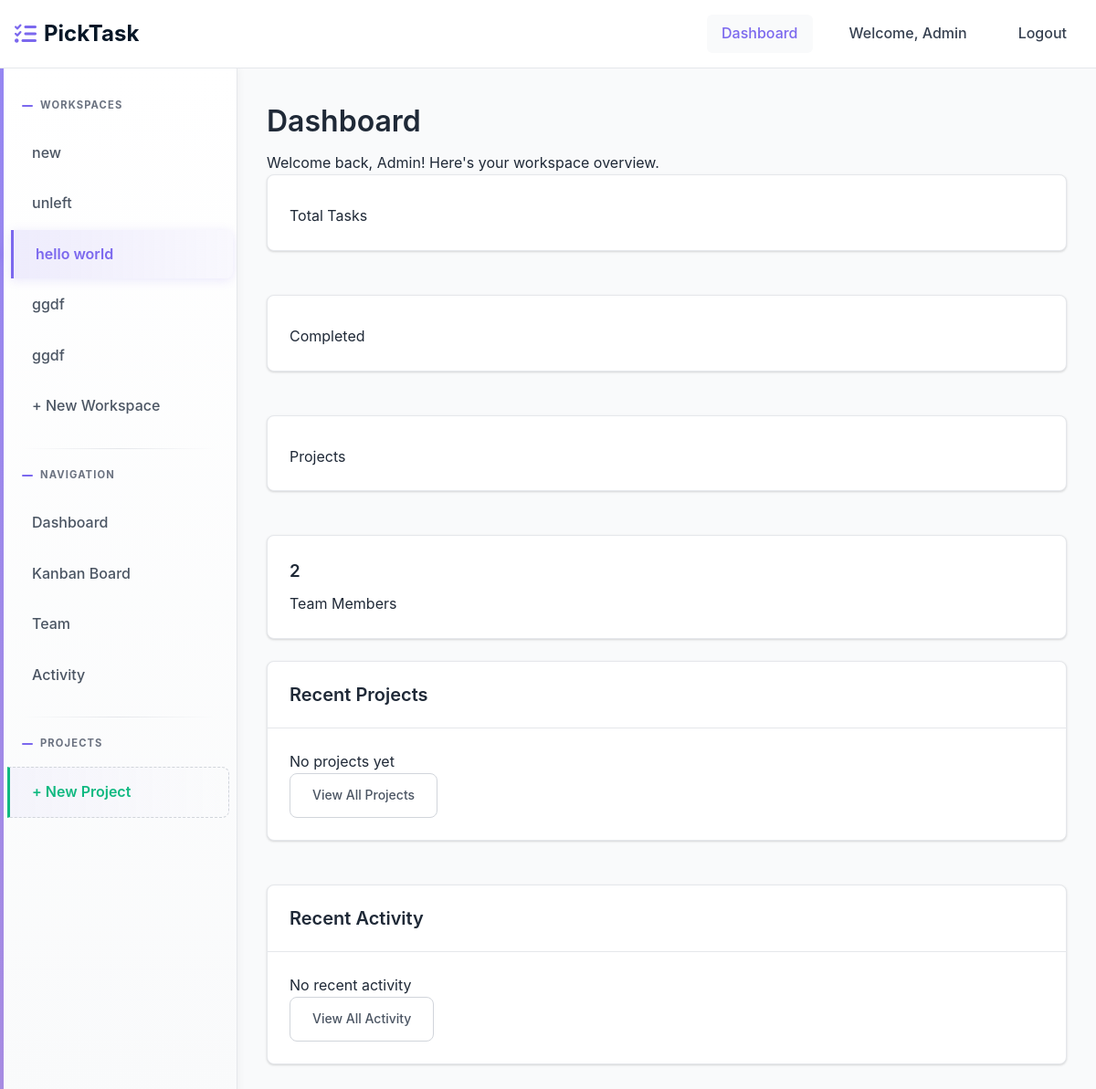
The page /workspace/ (signed in) on the database its author committed.
### home/models.py (models this page shows)
class User(AbstractUser):
    full_name = models.CharField(max_length=255, blank=True, null=True)
    created_at = models.DateTimeField(auto_now_add=True)

### workspace/models.py (models this page shows, shortened)
class Membership(models.Model):
    ROLE_CHOICES = [
        ('admin', 'Admin'),
        ('member', 'Member'),
    ]
    user = models.ForeignKey(settings.AUTH_USER_MODEL, on_delete=models.CASCADE, related_name='memberships')
    workspace = models.ForeignKey(Workspace, on_delete=models.CASCADE, related_name='memberships')
    role = models.CharField(max_length=20, choices=ROLE_CHOICES, default='member')
    joined_at = models.DateTimeField(auto_now_add=True)
    class Meta:
        unique_together = ['user', 'workspace']
        ordering = ['-joined_at']

class Workspace(models.Model):
    name = models.CharField(max_length=255)
    created_by = models.ForeignKey(settings.AUTH_USER_MODEL, on_delete=models.CASCADE, related_name='workspaces_created')
    created_at = models.DateTimeField(auto_now_add=True)
    class Meta:
        ordering = ['-created_at']

### workspace/views.py (the view, shortened to what this page needs)
# urls.py: path('', dashboard, name='home'),
@login_required
def dashboard(request):
    current_workspace = getattr(request, 'current_workspace', None)
    context = {}
    return render(request, 'workspace/dashboard.html', context)

### templates/workspace/dashboard.html (shortened to what this page needs)
{% extends 'base.html' %}
{% load static %}
{% block content %}
<div class="dashboard-header">
    <h1>Dashboard</h1>
    <p>Welcome back, {{ user.username }}! Here's your workspace overview.</p>
</div>
{% if current_workspace %}
<div class="grid grid-cols-1 md:grid-cols-4 gap-6 mb-8">
    <div class="card">
        <div class="card-body text-center">
            <p class="text-gray-600">Total Tasks</p>
        </div>
    </div>
    <div class="card">
        <div class="card-body text-center">
            <p class="text-gray-600">Completed</p>
        </div>
    </div>
    <div class="card">
        <div class="card-body text-center">
            <p class="text-gray-600">Projects</p>
        </div>
    </div>
    <div class="card">
        <div class="card-body text-center">
            <h3 class="text-3xl font-bold text-secondary">{{ current_workspace.memberships.count }}</h3>
            <p class="text-gray-600">Team Members</p>
        </div>
    </div>
</div>
<div class="grid grid-cols-1 lg:grid-cols-2 gap-8">
    <div class="card">
        <div class="card-header">
            <h2 class="card-title">Recent Projects</h2>
        </div>
        <div class="card-body">
            {% for project in projects %}
            <div class="project-item p-4 border-b border-gray-200 last:border-b-0">
                <div class="flex items-center justify-between">
                    <div>
                        <h4 class="font-semibold">{{ project.name }}</h4>
                        <p class="text-gray-600 text-sm">{{ project.tasks.count }} tasks</p>
                    </div>
                </div>
            </div>
            {% empty %}
            <p class="text-gray-500 text-center py-4">No projects yet</p>
            {% endfor %}
            <div class="mt-4">
              <a href="{% url 'kanban:kanban' current_workspace.id %}" class="btn btn-outline w-full">
                    View All Projects
                </a>
            </div>
        </div>
    </div>
    <div class="card">
        <div class="card-header">
            <h2 class="card-title">Recent Activity</h2>
        </div>
        <div class="card-body">
            {% for activity in recent_activities %}
            <div class="activity-item p-3 border-b border-gray-200 last:border-b-0">
                <div class="flex items-start gap-3">
                    <div class="w-8 h-8 bg-primary rounded-full flex items-center justify-center text-white text-sm font-semibold">
                        {{ activity.user.username|first|upper }}
                    </div>
                    <div class="flex-1">
                        <p class="text-sm">
                            <span class="font-semibold">{{ activity.user.username }}</span>
                            {{ activity.action }}
                        </p>
                        <p class="text-gray-500 text-xs">{{ activity.timestamp|timesince }} ago</p>
                    </div>
                </div>
            </div>
            {% empty %}
            <p class="text-gray-500 text-center py-4">No recent activity</p>
            {% endfor %}
            <a href="{% url 'activity:activity' current_workspace.id %}" class="btn btn-outline w-full">
                    View All Activity
                </a>
        </div>
    </div>
</div>
{% endif %}
{% endblock %}

### templates/base.html (shortened to what this page needs)
<!DOCTYPE html>
<html lang="en">
  <head>
    <link href="https://cdnjs.cloudflare.com/ajax/libs/font-awesome/6.0.0/css/all.min.css" rel="stylesheet">
  </head>
  <body>
    <nav class="navbar" id="navbar" role="navigation" aria-label="Main navigation">
      <div class="nav-container">
        <a href="{% url 'workspace:dashboard' %}" class="logo" aria-label="PickTask home">
          <i class="fas fa-tasks" aria-hidden="true"></i>
          PickTask
        </a>
        <div class="nav-links" id="nav-links">
          {% if user.is_authenticated %}
          <a href="{% url 'workspace:dashboard' %}" class="nav-link {% if request.resolver_match.url_name == 'dashboard' %}active{% endif %}">Dashboard</a>
          <span class="nav-link">Welcome, {{ user.username }}</span>
          <a href="{% url 'authentication:logout' %}" class="nav-link">Logout</a>
          {% else %}
          <a href="{% url 'authentication:login' %}" class="nav-link">Login</a>
          <a href="{% url 'authentication:register' %}" class="nav-link">Register</a>
          {% endif %}
        </div>
      </div>
    </nav>
    <div class="app-layout">
      {% if user.is_authenticated %}
      <aside class="sidebar">{% include 'partials/sidebar.html' %}</aside>
      {% endif %}
      <main class="main-content">
        {% block content %}{% endblock %}
      </main>
    </div>
  </body>
</html>

### templates/partials/sidebar.html (shortened to what this page needs)
<div class="sidebar-section">
  <div class="sidebar-title">Workspaces</div>
  {% for membership in user.memberships.all %}
  <a
    href="{% url 'workspace:workspace-detail' membership.workspace.id %}"
    class="sidebar-link {% if current_workspace.id == membership.workspace.id %}active{% endif %}"
  >
    <span>{{ membership.workspace.name }}</span>
  </a>
  {% endfor %}
  <a
    href="{% url 'workspace:create-workspace' %}"
    class="sidebar-link {% if request.resolver_match.url_name == 'create-workspace' %}active{% endif %}"
  >
    + New Workspace
  </a>
</div>
{% if current_workspace %}
<div class="sidebar-section">
  <div class="sidebar-title">Navigation</div>
  <a
    href="{% url 'workspace:workspace-detail' current_workspace.id %}"
    class="sidebar-link {% if request.resolver_match.url_name == 'workspace-detail' %}active{% endif %}"
  >
    Dashboard
  </a>
  <a
    href="{% url 'kanban:kanban' current_workspace.id %}"
    class="sidebar-link {% if request.resolver_match.url_name == 'kanban' %}active{% endif %}"
  >
    Kanban Board
  </a>
  <a
    href="{% url 'team:team' current_workspace.id %}"
    class="sidebar-link {% if request.resolver_match.url_name == 'team' %}active{% endif %}"
  >
    Team
  </a>
  <a
    href="{% url 'activity:activity' current_workspace.id %}"
    class="sidebar-link {% if request.resolver_match.url_name == 'activity' %}active{% endif %}"
  >
    Activity
  </a>
</div>
<div class="sidebar-section">
  <div class="sidebar-title">Projects</div>
  <a href="{% url 'kanban:kanban' current_workspace.id %}" class="sidebar-link">
    + New Project
  </a>
</div>
{% endif %}

### rows shown on the page
User: username "Admin"
Membership: workspace.name "new"
Membership: workspace.name "unleft"
Membership: workspace.name "hello world"
Membership: workspace.name "ggdf"
Membership: workspace.name "ggdf"
Workspace: memberships.count "2"
